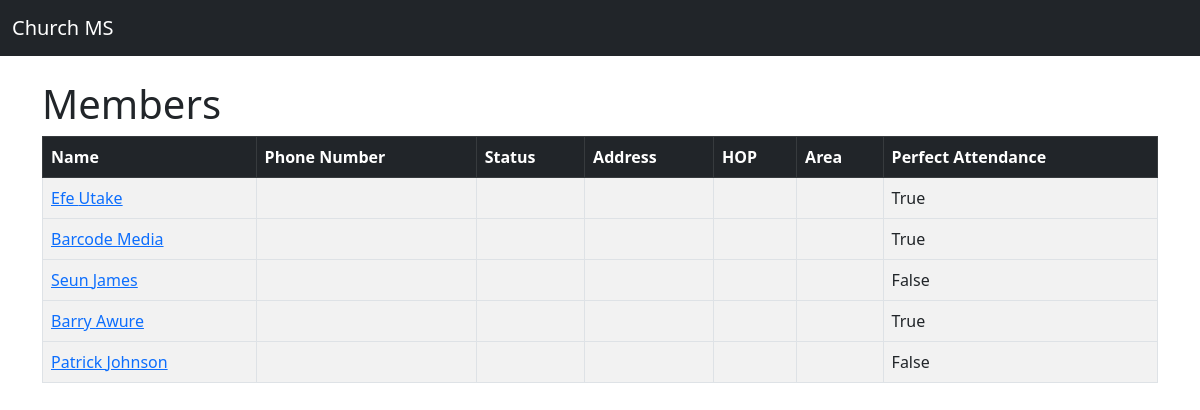
Page /member/ on the committed database.
### member/models.py (models this page shows, shortened)
class Member(models.Model):
    first_name = models.CharField(max_length=50)
    last_name = models.CharField(max_length=50)
    perfect_attendance = models.BooleanField(default=True, null=True, blank=True)  # True if attended all classes.

### member/views.py (the view)
# urls.py: path('', views.member_list, name='member_list'),
def member_list(request):
    member = Member.objects.all()
    return render(request, 'member_list.html', {'member': member})

### member/templates/member_list.html
{% extends 'base.html' %}
{% block content %}
        <h1>Members</h1>
          <table class="table table-striped table-hover table-bordered">
            <thead class="table-dark">
              <tr>
                <th scope='col'>Name</th>
                <th scope='col'>Phone Number</th>
                <th scope='col'>Status</th>
                <th scope='col'>Address</th>
                <th scope='col'>HOP</th>
                <th scope='col'>Area</th>
                <th>Perfect Attendance</th>
              </tr>
            </thead>
            <tbody>
              {% if member %}
                {% for member in member %}
                  <tr>
                    <td><a href="{% url 'member' member.id %}">{{ member.first_name }}
                    {{ member.last_name }}</a></td>
                    <td>{{ member.phone_number }}</td>
                    <td>{{ member.status }}</td>
                    <td>{{ member.address }}</td>
                    <td>{{ member.hop }}</td>
                    <td>{{ member.area }}</td>
                    <td>{{ member.perfect_attendance }}</td>
                  <tr>
                {% endfor %}
              {% endif %}
            </tbody>
          </table>
{% endblock content %}

### rows in the picture
Member: first_name "Efe", last_name "Utake", perfect_attendance "True"
Member: first_name "Barcode", last_name "Media", perfect_attendance "True"
Member: first_name "Seun", last_name "James", perfect_attendance "False"
Member: first_name "Barry", last_name "Awure", perfect_attendance "True"
Member: first_name "Patrick", last_name "Johnson", perfect_attendance "False"
